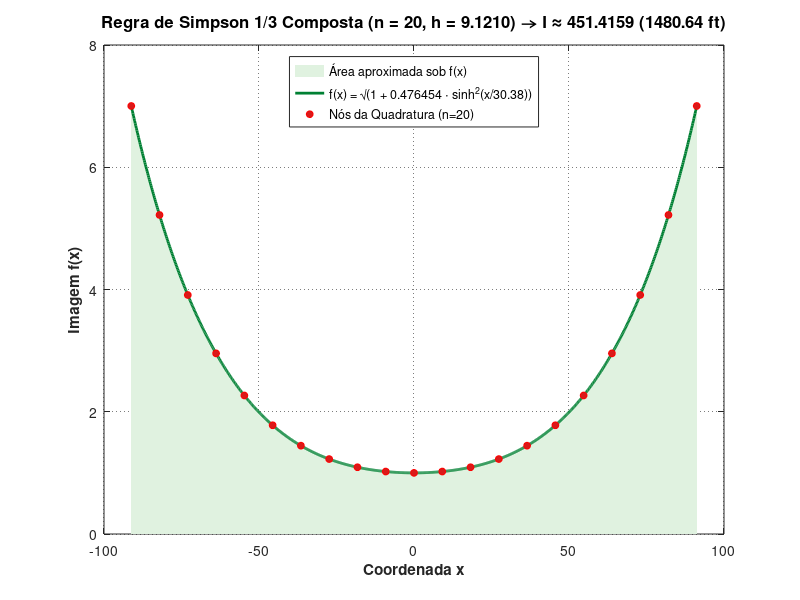

Write the MATLAB code that produced this figure.
% =========================================================================
% UNIVERSIDADE DE BRASÍLIA / CÁLCULO NUMÉRICO / COMPUTAÇÃO CIENTÍFICA
% SCRIPT: simpson_13_composto.m
% OBJETIVO: Integração numérica pela Regra de Simpson 1/3 Composta (Newton-Cotes)
% AUTOR ORIGINAL: Davi Monteiro Alves
% REFATORAÇÃO: Engenharia Matemática e Especialista em Computação Científica
% =========================================================================
%
% -------------------------------------------------------------------------
% 1. O QUE CALCULA:
% -------------------------------------------------------------------------
%   Aproximação numérica de alta ordem para a integral definida de uma função
%   real f(x) no intervalo [limite_inferior_integracao, limite_superior_integracao]
%   utilizando a Regra de Simpson 1/3 Composta (Fórmula de Newton-Cotes fechada
%   de grau 2).
%
%   Formulação Matemática:
%     O intervalo [a, b] é dividido em 'n' subintervalos de largura uniforme h:
%       h = (b - a) / n
%     IMPORTANTE: A Regra de Simpson 1/3 exige obrigatoriamente que 'n' seja um
%     número PAR (múltiplo de 2), pois cada parábola interpoladora aproxima a
%     função f(x) sobre pares de subintervalos contíguos [x_{2j-2}, x_{2j}].
%
%     A quadratura combina as imagens ponderadas pelos pesos de Newton-Cotes:
%       \int_{a}^{b} f(x) dx \approx \frac{h}{3} \left[ f(x_0) + 4 \sum_{k=1,3,5}^{n-1} f(x_k) + 2 \sum_{k=2,4,6}^{n-2} f(x_k) + f(x_n) \right]
%
%     Termo do Erro Global de Truncamento:
%       E_{simp} = - [ (b - a) / 180 ] * h^4 * f^{(4)}(xi),  onde xi \in (a, b).
%       Ordem de convergência: O(h^4) (convergência de quarta ordem).
%       Exatidão algébrica: Exato para polinômios de grau até 3.
%
% -------------------------------------------------------------------------
% 2. O QUE ENTREGA:
% -------------------------------------------------------------------------
%   - valor_aproximado_integral: Escalar com o valor numérico estimado da integral.
%   - valor_integral_convertido_pes: Valor convertido para pés (fator 3.28 m -> ft)
%     referente ao cálculo clássico de comprimento de catenária em engenharia.
%   - Relatório textual formatado no console detalhando a contribuição dos nós
%     de índices ímpares (peso 4) e de índices pares (peso 2).
%   - Gráfico didático bidimensional com a função contínua f(x), área sob a curva
%     e destaque para os limites de integração.
%
% -------------------------------------------------------------------------
% 3. O QUE PRECISA TER:
% -------------------------------------------------------------------------
%   - funcao_integrando: Handle de função matemática f(x), contínua em [a, b].
%   - limite_inferior_integracao: Escalar real definindo o início da integração (a).
%   - limite_superior_integracao: Escalar real definindo o término da integração (b), com b > a.
%   - numero_subintervalos: Número inteiro POSITIVO e OBRIGATORIAMENTE PAR (n >= 2).
%
% -------------------------------------------------------------------------
% 4. EXEMPLO DE USO E RESULTADO ESPERADO:
% -------------------------------------------------------------------------
%   Função teste (comprimento de arco de linha de transmissão/catenária):
%     f(x) = sqrt(1 + 0.476454 * sinh(x / 30.38)^2)
%     limite_inferior_integracao = -91.21
%     limite_superior_integracao = 91.21
%     numero_subintervalos      = 20 (PAR)
%   Resultado esperado:
%     tamanho_passo_h                 = 9.1210000000
%     valor_aproximado_integral       = 451.4159383748
%     valor_integral_convertido_pes   = 1480.6442778693 (usando fator 3.28)
% =========================================================================

% -------------------------------------------------------------------------
% ETAPA 0: LIMPEZA DO AMBIENTE DE TRABALHO
% -------------------------------------------------------------------------
% Limpa a janela de comandos para facilitar a visualização dos resultados
clc;
% Remove todas as variáveis do espaço de trabalho (workspace)
clear all;
% Fecha todas as janelas gráficas que estejam abertas
close all;

% -------------------------------------------------------------------------
% ETAPA 1: DEFINIÇÃO DOS PARÂMETROS DE ENTRADA
% -------------------------------------------------------------------------
% Função integrando contínua f(x), vetorizada com operadores elementares (.^ e ./)
funcao_integrando = @(coordenada_x) sqrt(1.0 + (0.476454 .* (sinh(coordenada_x ./ 30.38)).^2));

% Limite inferior do intervalo de integração definida (a)
limite_inferior_integracao = -91.21;

% Limite superior do intervalo de integração definida (b)
limite_superior_integracao = 91.21;

% Quantidade de subintervalos na partição (n) - DEVE SER PAR
numero_subintervalos = 20;

% Fator multiplicativo de conversão física (metros para pés no contexto da aplicação)
fator_conversao_unidades = 3.28;

% -------------------------------------------------------------------------
% ETAPA 2: VALIDAÇÃO PRÉVIA DE CONSISTÊNCIA MATEMÁTICA
% -------------------------------------------------------------------------
% Verifica se o limite inferior é estritamente menor que o limite superior
if limite_inferior_integracao >= limite_superior_integracao
    error('Erro de validação: O limite inferior deve ser estritamente menor que o superior.');
end

% Verifica se o número de subintervalos é inteiro positivo e no mínimo 2
if (numero_subintervalos < 2) || (floor(numero_subintervalos) ~= numero_subintervalos)
    error('Erro de validação: O número de subintervalos deve ser um inteiro positivo maior ou igual a 2.');
end

% Validação fundamental da Regra de Simpson 1/3 Composta: o número de subintervalos DEVE ser PAR
if mod(numero_subintervalos, 2) ~= 0
    error('Erro de validação: Na Regra de Simpson 1/3 Composta, o número de subintervalos (n) DEVE SER PAR (múltiplo de 2). Valor fornecido: %d', numero_subintervalos);
end

% -------------------------------------------------------------------------
% ETAPA 3: PROCESSAMENTO NUMÉRICO (QUADRATURA DE SIMPSON 1/3 COMPOSTA)
% -------------------------------------------------------------------------
% Calcula a largura constante de cada subintervalo: h = (b - a) / n
tamanho_passo_h = (limite_superior_integracao - limite_inferior_integracao) / numero_subintervalos;

% Avalia a contribuição dos nós extremos de fronteira: f(x_0) e f(x_n)
termo_fronteira_inicial = funcao_integrando(limite_inferior_integracao);
termo_fronteira_final = funcao_integrando(limite_superior_integracao);

% Inicializa a soma acumulada com os nós de contorno (pesos unitários)
soma_total_quadratura = termo_fronteira_inicial + termo_fronteira_final;

% Acumula os termos correspondentes aos nós internos de índices ÍMPARES (peso 4)
% Índices matemáticos: k = 1, 3, 5, ..., n - 1
soma_termos_indices_impares = 0.0;
for indice_no_impar = 1 : 2 : (numero_subintervalos - 1)
    % Calcula a coordenada espacial x_k do nó ímpar atual
    coordenada_no_atual = limite_inferior_integracao + (indice_no_impar * tamanho_passo_h);
    % Soma a avaliação funcional f(x_k) ao acumulador dos nós ímpares
    soma_termos_indices_impares = soma_termos_indices_impares + funcao_integrando(coordenada_no_atual);
end

% Acumula os termos correspondentes aos nós internos de índices PARES (peso 2)
% Índices matemáticos: k = 2, 4, 6, ..., n - 2
soma_termos_indices_pares = 0.0;
for indice_no_par = 2 : 2 : (numero_subintervalos - 2)
    % Calcula a coordenada espacial x_k do nó par atual
    coordenada_no_atual = limite_inferior_integracao + (indice_no_par * tamanho_passo_h);
    % Soma a avaliação funcional f(x_k) ao acumulador dos nós pares
    soma_termos_indices_pares = soma_termos_indices_pares + funcao_integrando(coordenada_no_atual);
end

% Incorpora as somas parciais ponderadas à quadratura total
soma_total_quadratura = soma_total_quadratura + (4.0 * soma_termos_indices_impares) + (2.0 * soma_termos_indices_pares);

% Multiplica pelo fator h / 3 para obter o valor aproximado final da integral
valor_aproximado_integral = (tamanho_passo_h / 3.0) * soma_total_quadratura;

% Converte o valor calculado para a unidade derivada (ex: pés) caso aplicável
valor_integral_convertido_pes = valor_aproximado_integral * fator_conversao_unidades;

% -------------------------------------------------------------------------
% ETAPA 4: EXIBIÇÃO DIDÁTICA DOS RESULTADOS NO CONSOLE
% -------------------------------------------------------------------------
fprintf('=========================================================================\n');
fprintf('       RELATÓRIO: INTEGRAÇÃO NUMÉRICA - REGRA DE SIMPSON 1/3 COMPOSTA   \n');
fprintf('=========================================================================\n');
fprintf(' Limite inferior de integração (a)       : %16.8f\n', limite_inferior_integracao);
fprintf(' Limite superior de integração (b)       : %16.8f\n', limite_superior_integracao);
fprintf(' Número de subintervalos (n - PAR)       : %16d\n', numero_subintervalos);
fprintf(' Tamanho do passo uniforme (h)           : %16.10f\n', tamanho_passo_h);
fprintf('-------------------------------------------------------------------------\n');
fprintf(' Soma dos termos de fronteira f(a)+f(b)  : %16.10f\n', termo_fronteira_inicial + termo_fronteira_final);
fprintf(' Contribuição dos nós ímpares (4 * soma) : %16.10f\n', 4.0 * soma_termos_indices_impares);
fprintf(' Contribuição dos nós pares   (2 * soma) : %16.10f\n', 2.0 * soma_termos_indices_pares);
fprintf('-------------------------------------------------------------------------\n');
fprintf(' VALOR DA INTEGRAL NO SI (metros)        : %16.10f\n', valor_aproximado_integral);
fprintf(' VALOR CONVERTIDO (fator %.2f -> pés)     : %16.10f\n', fator_conversao_unidades, valor_integral_convertido_pes);
fprintf(' Ordem do erro de truncamento            : O(h^4) (Global)\n');
fprintf('=========================================================================\n\n');

% -------------------------------------------------------------------------
% ETAPA 5: VISUALIZAÇÃO GRÁFICA DIDÁTICA DA FUNÇÃO INTEGRANDO
% -------------------------------------------------------------------------
% Gera vetor de coordenadas para a curva suave contínua
vetor_coordenadas_curva_suave = linspace(limite_inferior_integracao, limite_superior_integracao, 1000);
vetor_valores_curva_suave = funcao_integrando(vetor_coordenadas_curva_suave);

% Cria janela de visualização gráfica
identificador_figura_grafico = figure('Name', 'Integracao Numerica - Regra de Simpson 1/3 Composta', 'NumberTitle', 'off');

% Desenha o preenchimento da área sob a curva
area(vetor_coordenadas_curva_suave, vetor_valores_curva_suave, ...
     'FaceColor', [0.88, 0.95, 0.88], 'EdgeColor', 'none', 'DisplayName', 'Área aproximada sob f(x)');
hold on;

% Plota a curva contínua da função
plot(vetor_coordenadas_curva_suave, vetor_valores_curva_suave, ...
     'Color', [0.0, 0.5, 0.2], 'LineWidth', 2.0, 'DisplayName', 'f(x) = \surd(1 + 0.476454 \cdot sinh^2(x/30.38))');

% Plota os nós discretos da partição de Simpson
vetor_coordenadas_nos_particao = linspace(limite_inferior_integracao, limite_superior_integracao, numero_subintervalos + 1);
vetor_valores_nos_particao = funcao_integrando(vetor_coordenadas_nos_particao);
plot(vetor_coordenadas_nos_particao, vetor_valores_nos_particao, ...
     'ro', 'MarkerFaceColor', [0.85, 0.1, 0.1], 'MarkerSize', 5, 'DisplayName', 'Nós da Quadratura (n=20)');

% Ativa grade de fundo com estilo pontilhado
grid on;
set(gca, 'GridLineStyle', ':', 'GridAlpha', 0.6);

% Configura os rótulos dos eixos
xlabel('Coordenada x', 'FontSize', 11, 'FontWeight', 'bold');
ylabel('Imagem f(x)', 'FontSize', 11, 'FontWeight', 'bold');

% Configura o título do gráfico com os resultados chave
title(sprintf('Regra de Simpson 1/3 Composta (n = %d, h = %.4f) \\rightarrow I \\approx %.4f (%.2f ft)', ...
      numero_subintervalos, tamanho_passo_h, valor_aproximado_integral, valor_integral_convertido_pes), ...
      'FontSize', 12, 'FontWeight', 'bold');

% Adiciona legenda didática
legend('Location', 'north');
hold off;
